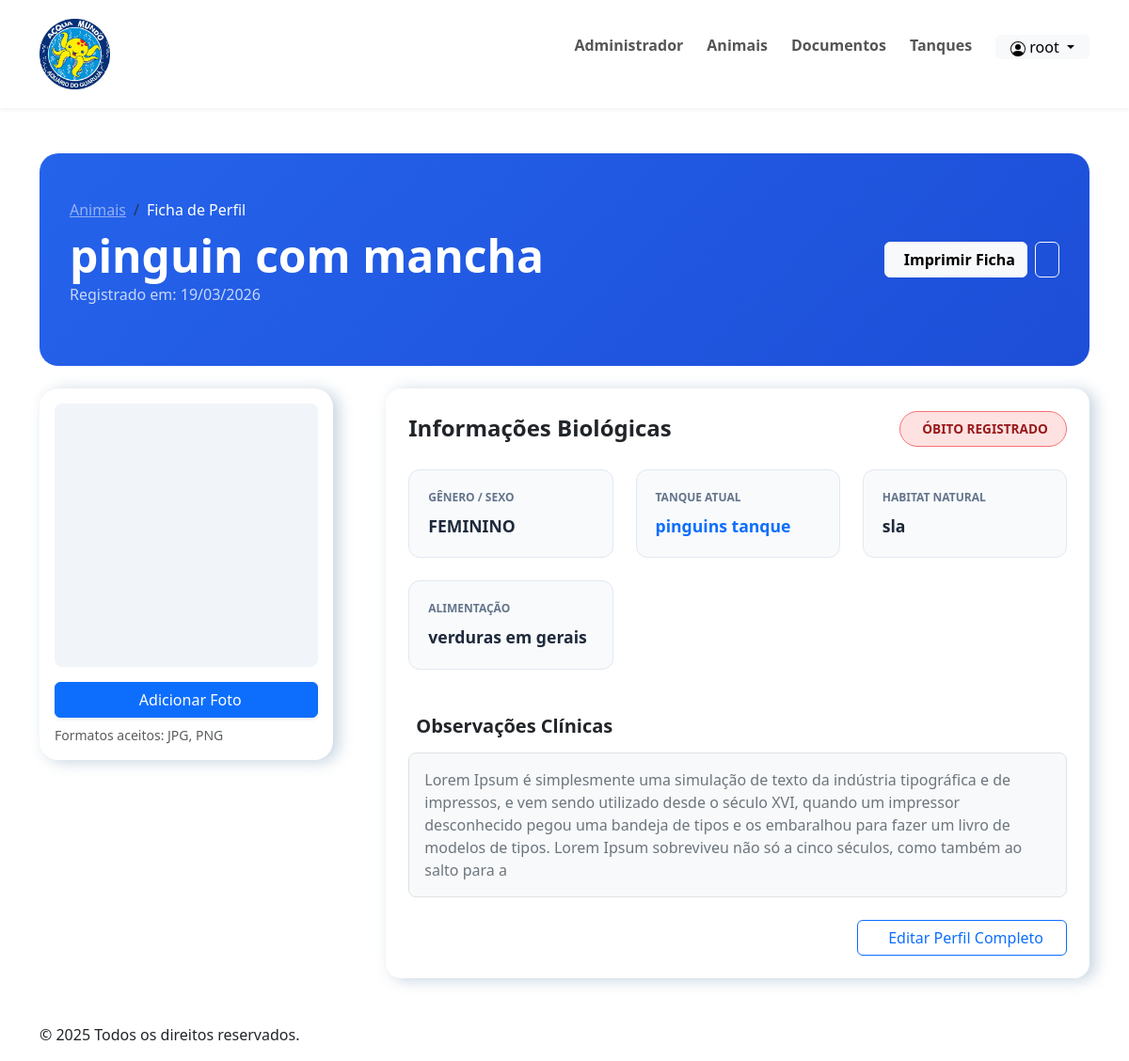
/animais/animal/6/detail/ (signed in), run on the app's committed database.
### animais/models.py (models this page shows, shortened)
class AnimaisModels(models.Model):
    GENERO_CHOICES = [
        ('FEMININO','FEMININO'),
        ('MASCULINO','MASCULINO'),
        ('OUTROS','OUTROS'),
    ]
    nome_comum      = models.CharField      (max_length=100, blank=False, null=False)
    habitat_natural = models.CharField      (max_length=200, blank=True)
    tanque          = models.ForeignKey     (TanqueModels, on_delete=models.CASCADE, blank=False, null=False)
    data_criacao    = models.DateTimeField  (auto_now_add=True)
    alimentacao     = models.CharField      (max_length=250, blank=True, null=True)
    observacoes     = models.TextField      (blank=True, null=True)
    obito           = models.BooleanField   (default=False)
    necropsia       = models.TextField      (blank=True, null=True)
    tratamento      = models.TextField      (blank=True, null=True)
    foto            = models.ImageField     (upload_to='fotos_clientes/', blank=True, null=True)
    genero          = models.CharField      (max_length=30,  verbose_name='Sexo', blank=True, choices=GENERO_CHOICES, default='')

class TanqueModels(models.Model):
    TIPO_TANQUE_CHOICES = [
        ('DOCE', 'Água Doce'),
        ('SALGADA', 'Água Salgada'),
        ('SALOBRA', 'Água Salobra'),
        ('TERRESTRE', 'Terrestre'),
        ('AMBOS', 'Aquático & Terrestre'),
    ]
    nome = models.CharField(max_length=125)
    tipo = models.CharField(max_length=10, choices=TIPO_TANQUE_CHOICES)
    volume_litros = models.DecimalField(max_digits=10, decimal_places=2)
    temperatura_min = models.DecimalField(max_digits=5, decimal_places=2, help_text="Temperatura mínima em °C")
    temperatura_max = models.DecimalField(max_digits=5, decimal_places=2, help_text="Temperatura máxima em °C")
    ph_min = models.DecimalField(max_digits=4, decimal_places=2, help_text="pH mínimo")
    ph_max = models.DecimalField(max_digits=4, decimal_places=2, help_text="pH máximo")
    data_criacao = models.DateTimeField(auto_now_add=True)

### animais/views.py (the view, shortened to what this page needs)
class Detailanimaisview(LoginRequiredMixin, DetailView):
    model = AnimaisModels
    template_name = 'animais/detail_animais.html'
    context_object_name = 'animal'

### animais/templates/animais/detail_animais.html (shortened to what this page needs)
{% extends "partials/base.html" %}
{% load static %}
{% block content %}
<div class="container py-5">
    <div
        class="w-100 profile-header d-flex flex-column flex-md-row justify-content-between align-items-start align-items-md-center gap-3">
        <div>
            <nav aria-label="breadcrumb">
                <ol class="breadcrumb mb-2">
                    <li class="breadcrumb-item"><a href="{% url 'animais:list_animais' %}"
                            class="text-white-50">Animais</a></li>
                    <li class="breadcrumb-item active text-white" aria-current="page">Ficha de Perfil</li>
                </ol>
            </nav>
            <h1 class="display-5 fw-bold mb-0">{{ animal.nome_comum }}</h1>
            <p class="opacity-75"> Registrado em: {{ animal.data_criacao|date:"d/m/Y"}}</p>
        </div>
        <div class="d-flex gap-2">
            <a href="{% url 'animais:ficha_medica' pk=animal.pk %}" class="btn btn-light fw-bold">
                Imprimir Ficha
            </a>
            <a href="javascript:history.back()" class="btn btn-outline-light">
            </a>
        </div>
    </div>
    <div class="container-cards d-flex flex-row gap-5 justify-content-between align-items-start mt-4 flex-wrap">
        <form method="post" enctype="multipart/form-data" class="animal-photo-card p-3">
            <div class="photo-display rounded-3 overflow-hidden mb-3">
            </div>
            <div class="d-flex flex-column ">
                <button type="button" id="start-camera" class="btn btn-primary mb-2 shadow-sm">
                    {% if animal.foto %}Atualizar Foto{% else %}Adicionar Foto{%endif %}
                </button>
                <small class="text-muted">Formatos aceitos: JPG, PNG</small>
            </div>
        </form>
        <div class="card-detail p-4 rounded-4 bg-white">
            <div class="d-flex justify-content-between align-items-center mb-4">
                <h4 class="fw-bold mb-0">Informações Biológicas</h4>
                {% if animal.obito %}
                <span class="status-pill pill-dead"> ÓBITO REGISTRADO</span>
                {% else %}
                <span class="status-pill pill-alive"><i class="bi bi-heart-fill me-1"></i> MONITORAMENTO ATIVO</span>
                {% endif %}
            </div>
            <div class="info-grid mb-5">
                <div class="info-item">
                    <span class="info-label">Gênero / Sexo</span>
                    <span class="info-value">{{ animal.genero|default:"Não informado" }}</span>
                </div>
                <div class="info-item">
                    <span class="info-label">Tanque Atual</span>
                    <span class="info-value text-primary"> {{ animal.tanque.nome }}</span>
                </div>
                <div class="info-item">
                    <span class="info-label">Habitat Natural</span>
                    <span class="info-value">{{ animal.habitat_natural|default:"-" }}</span>
                </div>
                <div class="info-item">
                    <span class="info-label">Alimentação</span>
                    <span class="info-value">{{ animal.alimentacao|default:"Não definida" }}</span>
                </div>
            </div>
            <h5 class="fw-bold mb-3">Observações Clínicas</h5>
            <div class="p-3 bg-light rounded-3 border">
                <p class="text-secondary mb-0">
                    {{ animal.observacoes|default:"Nenhuma observação registrada para este animal até o momento." }}
                </p>
            </div>
            <div class="mt-4 d-flex justify-content-end">
                <a href="{% url 'animais:update_animais' pk=animal.id %}" class="btn btn-outline-primary px-4">
                    Editar Perfil Completo
                </a>
            </div>
        </div>
    </div>
</div>
{% endblock %}

### templates/partials/header.html (shortened to what this page needs)
{% load static %}
<header class="header">
    <div class="container">
        <nav class="header__nav">
            <a href="{% url 'home:home' %}" class="header__logo">
                <img src="{% static 'imgs/logo_acqua-removebg-preview.png' %}" alt="" width="75px" height="75px">
            </a>
            <ul class="nav__list">
                {% if user.is_superuser %}
                    <li><a href="/admin/" class="nav__link">Administrador </a></li>
                {% endif %}
                <li><a href="{% url 'animais:list_animais' %}" class="nav__link">Animais</a></li>
                <li><a href="{% url 'documentos:lista_documentos' %}" class="nav__link">Documentos</a></li>
                <li><a href="{% url 'animais:dashboard' %}" class="nav__link">Tanques</a></li>
                <div class="dropdown">
                    <button style="padding: 0px 15px;" class="dropdown-toggle btn btn-light" type="button" data-bs-toggle="dropdown" aria-expanded="false">
                        <span class="nome-user"> {{request.user}} </span>
                    </button>
                </div>
            </ul>
        </nav>
    </div>
</header>

### animais/templates/animais/detail_animais.html (style rules this page uses)
:root { --primary-gradient: linear-gradient(135deg, #2563eb 0%, #1d4ed8 100%); --glass-bg: rgba(255, 255, 255, 0.9); }
.profile-header { background: var(--primary-gradient); border-radius: 20px; padding: 3rem 2rem; color: white; position: relative; }
.animal-photo-card { background: white; border-radius: 20px; box-shadow: rgba(136, 165, 191, 0.48) 6px 2px 16px 0px, rgba(255, 255, 255, 0.8) -6px -2px 16px 0px; height: 100%; width: 28%; }
.photo-display { width: 100%; aspect-ratio: 1/1; background: #f1f5f9; display: flex; align-items: center; justify-content: center; position: relative; }
.info-grid { display: grid; grid-template-columns: repeat(auto-fit, minmax(200px, 1fr)); gap: 1.5rem; }
.info-item { background: #f8fafc; padding: 1.25rem; border-radius: 12px; border: 1px solid #e2e8f0; transition: transform 0.2s; }
.info-label { font-size: 0.75rem; text-transform: uppercase; font-weight: 700; color: #64748b; display: block; margin-bottom: 0.5rem; }
.info-value { font-size: 1.1rem; font-weight: 600; color: #1e293b; }
.status-pill { padding: 0.5rem 1.2rem; border-radius: 50px; font-weight: 700; font-size: 0.85rem; }
.pill-dead { background: #fee2e2; color: #991b1b; border: 1px solid #f87171; }
.card-detail { width: 67%; box-shadow: rgba(136, 165, 191, 0.48) 6px 2px 16px 0px, rgba(255, 255, 255, 0.8) -6px -2px 16px 0px; }
.container-cards { width: 100%; }

### templates/partials/header.html (style rules this page uses)
.header { background-color: #fff; padding: 20px 0; box-shadow: 0 2px 4px rgba(0, 0, 0, 0.05); }
.header__nav { display: flex; justify-content: space-between; align-items: center; }
.header__logo { font-size: 1.8rem; font-weight: 700; color: #4a4a4a; text-decoration: none; }
.nav__list { list-style: none; display: flex; gap: 25px; }
.nav__link { text-decoration: none; color: #555; font-weight: 600; transition: color 0.3s ease; }

### data on the page
AnimaisModels: nome_comum "pinguin com mancha", data_criacao "19/03/2026", genero "FEMININO", tanque.nome "pinguins tanque", habitat_natural "sla", alimentacao "verduras em gerais", observacoes "Lorem Ipsum é simplesmente uma simulação de texto da indústria tipográfica e de impressos, e vem sendo utilizado desde o século XVI, quando um impressor desconhecido pegou uma bandeja de tipos e os embaralhou para fazer um livro de modelos de tipos. Lorem Ipsum sobreviveu não só a cinco séculos, como também ao salto para a"

### other printed values
{{ request.user }} "root"
